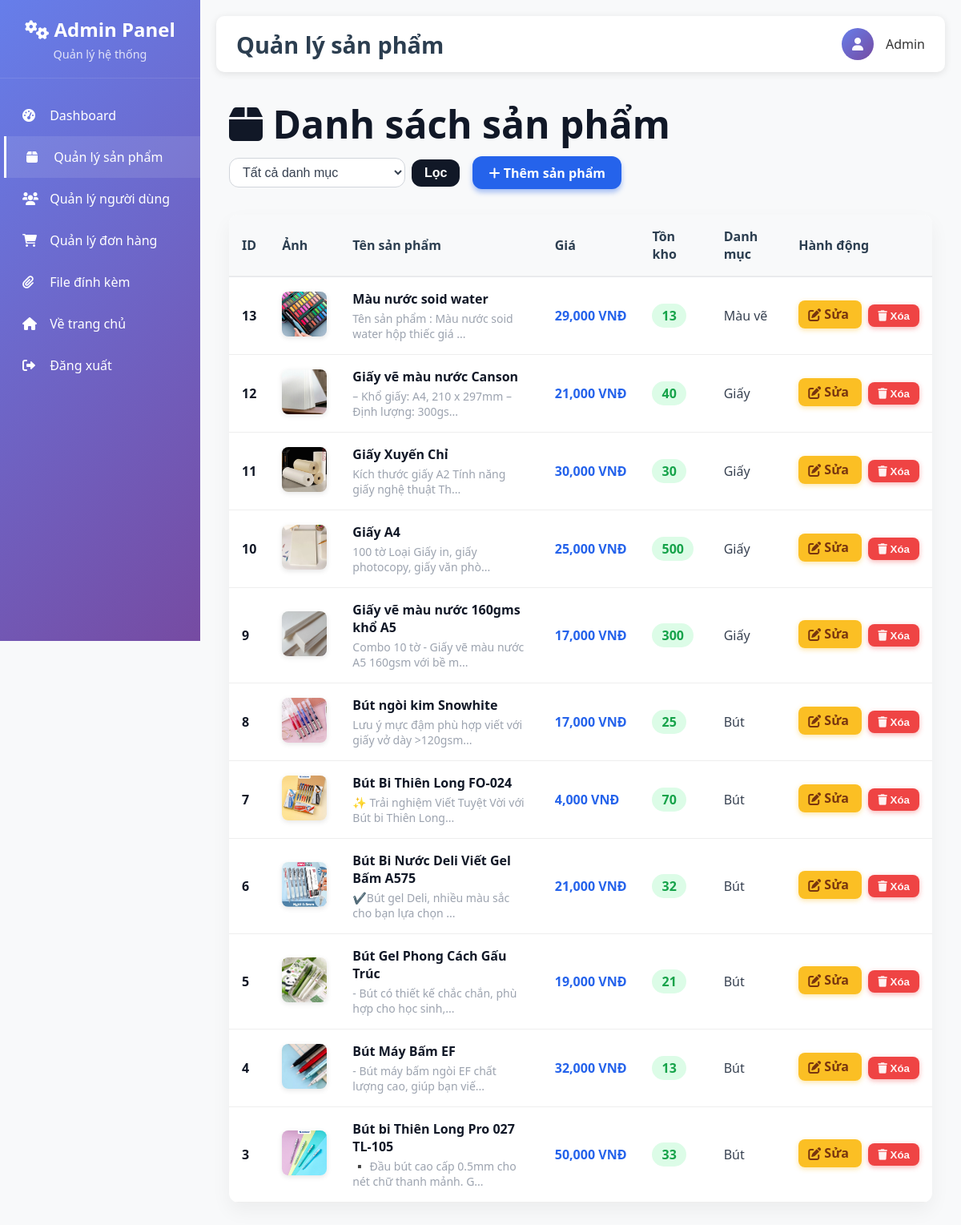
The page /admin/products (signed in) on the database its author committed.
### tables this page shows
CREATE TABLE products
		(productId INTEGER PRIMARY KEY,
		name TEXT,
		price REAL,
		description TEXT,
		image TEXT,
		stock INTEGER,
		categoryId INTEGER,
		FOREIGN KEY(categoryId) REFERENCES categories(categoryId)
		);

CREATE TABLE categories
		(categoryId INTEGER PRIMARY KEY,
		name TEXT
		);

### routes/admin_routes.py (the view)
@admin_bp.route('/products')
@admin_required
def list_products():
    category_filter = request.args.get('category_filter', type=int, default=None)
    try:
        with get_db_connection() as conn:
            cur = conn.cursor()
            cur.execute("SELECT categoryId, name FROM categories ORDER BY name")
            categories = cur.fetchall()
            if category_filter:
                cur.execute('''SELECT p.productId, p.name, p.price, p.description, p.image, p.stock, c.name as categoryName
                               FROM products p
                               LEFT JOIN categories c ON p.categoryId = c.categoryId
                               WHERE p.categoryId = ?
                               ORDER BY p.productId DESC''', (category_filter,))
            else:
                cur.execute('''SELECT p.productId, p.name, p.price, p.description, p.image, p.stock, c.name as categoryName
                               FROM products p
                               LEFT JOIN categories c ON p.categoryId = c.categoryId
                               ORDER BY p.productId DESC''')
            products = cur.fetchall()
        return render_template('admin/list_products.html', products=products, categories=categories)
    except Exception as e:
        flash(f"Lỗi khi tải danh sách sản phẩm: {str(e)}")
        return render_template('admin/list_products.html', products=[], categories=[])

### app.py (called while the page is built)
def create_app():
    app = Flask(__name__)
    app.config.from_object(Config)
    if not os.path.exists(app.config['UPLOAD_FOLDER']):
        os.makedirs(app.config['UPLOAD_FOLDER'])
    register_blueprints(app)
    @app.context_processor
    def inject_template_vars():
        return {
            'url_for': url_for_wrapper
        }
    return app

def url_for_wrapper(endpoint, **values):
    from flask import url_for as flask_url_for
    route_mapping = {
        'root': 'main.root',
        'logout': 'auth.logout',
        'loginForm': 'auth.loginForm',
        'cart': 'cart.cart',
        'profileHome': 'profile.profileHome',
        'search': 'search.search',  # Map search route
        'displayCategory': 'search.search_by_category'  # Map category display
    }
    mapped_endpoint = route_mapping.get(endpoint, endpoint)
    try:
        return flask_url_for(mapped_endpoint, **values)
    except:
        try:
            return flask_url_for(endpoint, **values)
        except:
            return '#'

### routes/admin_routes.py (called while the page is built)
def is_admin(email):
    try:
        with get_db_connection() as conn:
            cur = conn.cursor()
            cur.execute("SELECT role FROM users WHERE email = ?", (email,))
            result = cur.fetchone()
            return result and result[0] == 'admin'
    except:
        return False

def admin_required(f):
    @wraps(f)
    def decorated_function(*args, **kwargs):
        if 'email' not in session:
            flash("Vui lòng đăng nhập để truy cập trang này.")
            return redirect(url_for('auth.loginForm'))
        if not is_admin(session['email']):
            flash("Bạn không có quyền truy cập trang này!")
            return redirect(url_for('main.root'))
        return f(*args, **kwargs)
    return decorated_function

### utils/database.py (called while the page is built)
@contextmanager
def get_db_connection():
    conn = sqlite3.connect(Config.DATABASE_PATH)
    try:
        yield conn
    except Exception as e:
        conn.rollback()
        raise e
    finally:
        conn.close()

### templates/admin/list_products.html (shortened to what this page needs)
{% extends "admin/base.html" %}
{% block page_title %}Quản lý sản phẩm{% endblock %}
{% block content %}
<div style="max-width: 1200px; margin: 2rem auto; padding: 0 1rem;">
  <header style="display: flex; flex-wrap: wrap; align-items: center; justify-content: space-between; margin-bottom: 2rem;">
    <h1 style="font-weight: 700; font-size: 3rem; color: #111827; margin: 0 0 0.5rem 0;">
      <i class="fas fa-box" aria-hidden="true"></i> Danh sách sản phẩm
    </h1>
    <div style="display: flex; gap: 1rem; align-items: center; flex-wrap: wrap;">
      <form method="GET" action="{{ url_for('admin.list_products') }}" style="display: flex; gap: 0.5rem; align-items: center;">
        <select id="category_filter" name="category_filter"
          style="padding: 0.5rem 0.75rem; border: 1px solid #d1d5db; border-radius: 0.75rem; font-size: 1rem; color: #374151; min-width: 220px; background-color: #fff;">
          <option value="">Tất cả danh mục</option>
        </select>
        <button type="submit"
          style="background-color: #111827; color: white; border: none; padding: 0.5rem 1rem; font-size: 1rem; font-weight: 600; border-radius: 0.75rem; cursor: pointer; transition: background-color 0.3s ease;">
          Lọc
        </button>
      </form>
      <a href="{{ url_for('admin.add_product') }}"
        style="background-color: #2563eb; color: white; padding: 0.6rem 1.25rem; font-weight: 700; font-size: 1rem; border-radius: 0.75rem; text-decoration: none; box-shadow: 0 4px 6px rgba(37, 99, 235, 0.4); transition: background-color 0.3s ease;">
        <i class="fas fa-plus" aria-hidden="true"></i> Thêm sản phẩm
      </a>
    </div>
  </header>
  <section aria-labelledby="tableHeading"
    style="background: #fff; box-shadow: 0 10px 25px rgba(0, 0, 0, 0.05); border-radius: 0.75rem; overflow-x: auto;">
    <table style="width: 100%; border-collapse: collapse; font-size: 1rem; color: #6b7280;">
      <thead style="background-color: #f9fafb; color: #374151; font-weight: 600; text-align: left;">
        <tr>
          <th style="padding: 1rem 1rem;">ID</th>
          <th style="padding: 1rem 1rem;">Ảnh</th>
          <th style="padding: 1rem 1rem;">Tên sản phẩm</th>
          <th style="padding: 1rem 1rem;">Giá</th>
          <th style="padding: 1rem 1rem;">Tồn kho</th>
          <th style="padding: 1rem 1rem;">Danh mục</th>
          <th style="padding: 1rem 1rem;">Hành động</th>
        </tr>
      </thead>
      <tbody>
        {% for product in products %}
        <tr style="border-top: 1px solid #e5e7eb;">
          <td style="padding: 1rem 1rem; font-weight: 600; color: #111827;">{{ product[0] }}</td>
          <td style="padding: 1rem 1rem;">
            {% if product[4] %}
            <img src="{{ url_for('static', filename='uploads/' + product[4]) }}"
              alt="Ảnh sản phẩm {{ product[1] }}" style="width: 56px; height: 56px; border-radius: 0.5rem; object-fit: cover; box-shadow: 0 2px 6px rgba(0,0,0,0.1);" />
            {% else %}
            <span style="display: inline-block; width: 56px; height: 56px; background: #e5e7eb; border-radius: 0.5rem; text-align: center; line-height: 56px; color: #9ca3af;">
              <i class="fas fa-image" aria-hidden="true"></i>
            </span>
            {% endif %}
          </td>
          <td style="padding: 1rem 1rem; font-weight: 600; color: #111827;">
            {{ product[1] }}
            <div style="color: #9ca3af; font-weight: 400; font-size: 0.875rem; margin-top: 0.25rem;">
              {{ product[3][:50] }}{% if product[3]|length > 50 %}...{% endif %}
            </div>
          </td>
          <td style="padding: 1rem 1rem; font-weight: 700; color: #2563eb; white-space: nowrap;">
            {{ "{:,.0f}".format(product[2]) }} VNĐ
          </td>
          <td style="padding: 1rem 1rem;">
            <span style="display: inline-block; padding: 0.25rem 0.75rem; font-weight: 600; border-radius: 9999px;
              color: {% if product[5] == 0 %}#dc2626{% elif product[5] < 5 %}#d97706{% else %}#16a34a{% endif %};
              background-color: {% if product[5] == 0 %}#fee2e2{% elif product[5] < 5 %}#fef3c7{% else %}#dcfce7{% endif %};">
              {{ product[5] }}
            </span>
          </td>
          <td style="padding: 1rem 1rem; color: #374151;">{{ product[6] or 'Chưa phân loại' }}</td>
          <td style="padding: 1rem 1rem; white-space: nowrap;">
            <a href="{{ url_for('admin.edit_product', productId=product[0]) }}"
               style="background-color: #fbbf24; color: #78350f; padding: 0.4rem 0.75rem; border-radius: 0.5rem; font-weight: 600; text-decoration: none; margin-right: 0.5rem; box-shadow: 0 2px 6px rgba(251,191,36,0.4); transition: background-color 0.3s ease;">
               <i class="fas fa-edit" aria-hidden="true"></i> Sửa
            </a>
            <form method="post" action="{{ url_for('admin.delete_product', productId=product[0]) }}"
                  style="display: inline;" onsubmit="return confirm('Bạn có chắc muốn xóa sản phẩm này?');">
              <button type="submit"
                style="background-color: #ef4444; color: #fef2f2; border: none; padding: 0.4rem 0.75rem; border-radius: 0.5rem; font-weight: 600; cursor: pointer; box-shadow: 0 2px 6px rgba(239,68,68,0.4); transition: background-color 0.3s ease;">
                <i class="fas fa-trash" aria-hidden="true"></i> Xóa
              </button>
            </form>
          </td>
        </tr>
        {% endfor %}
      </tbody>
    </table>
  </section>
</div>
{% endblock %}

### templates/admin/base.html (style rules this page uses)
* { margin: 0; padding: 0; box-sizing: border-box; }
body { font-family: 'Segoe UI', Tahoma, Geneva, Verdana, sans-serif; background-color: #f8f9fa; color: #333; }
table { width: 100%; border-collapse: collapse; }
th, td { padding: 15px; text-align: left; border-bottom: 1px solid #eee; }
th { background-color: #f8f9fa; font-weight: 600; color: #2c3e50; }

### rows shown on the page
products: productId "13", image (picture), name "Màu nước soid water", description "Tên sản phẩm : Màu nước soid water hộp thiếc giá", price "29,000", stock "13", name "Màu vẽ"
products: productId "12", image (picture), name "Giấy vẽ màu nước Canson", description "– Khổ giấy: A4, 210 x 297mm – Định lượng: 300gs", price "21,000", stock "40", name "Giấy"
products: productId "11", image (picture), name "Giấy Xuyến Chỉ", description "Kích thước giấy A2 Tính năng giấy nghệ thuật Th", price "30,000", stock "30", name "Giấy"
products: productId "10", image (picture), name "Giấy A4", description "100 tờ Loại Giấy in, giấy photocopy, giấy văn phò", price "25,000", stock "500", name "Giấy"
products: productId "9", image (picture), name "Giấy vẽ màu nước 160gms khổ A5", description "Combo 10 tờ - Giấy vẽ màu nước A5 160gsm với bề m", price "17,000", stock "300", name "Giấy"
products: productId "8", image (picture), name "Bút ngòi kim Snowhite", description "Lưu ý mực đậm phù hợp viết với giấy vở dày >120gsm", price "17,000", stock "25", name "Bút"
products: productId "7", image (picture), name "Bút Bi Thiên Long FO-024", description "✨ Trải nghiệm Viết Tuyệt Vời với Bút bi Thiên Long", price "4,000", stock "70", name "Bút"
products: productId "6", image (picture), name "Bút Bi Nước Deli Viết Gel Bấm A575", description "✔️Bút gel Deli, nhiều màu sắc cho bạn lựa chọn", price "21,000", stock "32", name "Bút"
products: productId "5", image (picture), name "Bút Gel Phong Cách Gấu Trúc", description "- Bút có thiết kế chắc chắn, phù hợp cho học sinh,", price "19,000", stock "21", name "Bút"
products: productId "4", image (picture), name "Bút Máy Bấm EF", description "- Bút máy bấm ngòi EF chất lượng cao, giúp bạn viế", price "32,000", stock "13", name "Bút"
products: productId "3", image (picture), name "Bút bi Thiên Long Pro 027 TL-105", description "▪️ Đầu bút cao cấp 0.5mm cho nét chữ thanh mảnh. G", price "50,000", stock "33", name "Bút"
